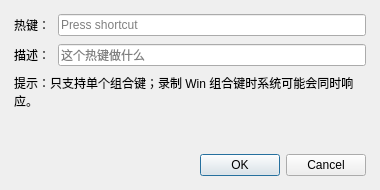
<?xml version="1.0" encoding="UTF-8"?>
<ui version="4.0">
 <class>HotKeyDialog</class>
 <widget class="QDialog" name="HotKeyDialog">
  <property name="geometry">
   <rect>
    <x>0</x>
    <y>0</y>
    <width>380</width>
    <height>190</height>
   </rect>
  </property>
  <property name="minimumSize">
   <size>
    <width>360</width>
    <height>180</height>
   </size>
  </property>
  <property name="windowTitle">
   <string>热键</string>
  </property>
  <layout class="QVBoxLayout" name="dialogLayout">
   <property name="spacing">
    <number>8</number>
   </property>
   <property name="leftMargin">
    <number>14</number>
   </property>
   <property name="topMargin">
    <number>14</number>
   </property>
   <property name="rightMargin">
    <number>14</number>
   </property>
   <property name="bottomMargin">
    <number>14</number>
   </property>
   <item>
    <layout class="QFormLayout" name="formLayout">
     <item row="0" column="0">
      <widget class="QLabel" name="lblKey">
       <property name="text">
        <string>热键：</string>
       </property>
      </widget>
     </item>
     <item row="0" column="1">
      <widget class="QKeySequenceEdit" name="keySequenceEdit">
       <property name="toolTip">
        <string>点击后按下组合键，例如 Ctrl+Shift+A</string>
       </property>
      </widget>
     </item>
     <item row="1" column="0">
      <widget class="QLabel" name="lblDescription">
       <property name="text">
        <string>描述：</string>
       </property>
      </widget>
     </item>
     <item row="1" column="1">
      <widget class="QLineEdit" name="descriptionEdit">
       <property name="placeholderText">
        <string>这个热键做什么</string>
       </property>
      </widget>
     </item>
    </layout>
   </item>
   <item>
    <widget class="QLabel" name="hintLabel">
     <property name="text">
      <string>提示：只支持单个组合键；录制 Win 组合键时系统可能会同时响应。</string>
     </property>
     <property name="wordWrap">
      <bool>true</bool>
     </property>
    </widget>
   </item>
   <item>
    <spacer name="dialogSpacer">
     <property name="orientation">
      <enum>Qt::Vertical</enum>
     </property>
     <property name="sizeHint" stdset="0">
      <size>
       <width>20</width>
       <height>10</height>
      </size>
     </property>
    </spacer>
   </item>
   <item>
    <widget class="QDialogButtonBox" name="buttonBox">
     <property name="orientation">
      <enum>Qt::Horizontal</enum>
     </property>
     <property name="standardButtons">
      <set>QDialogButtonBox::Cancel|QDialogButtonBox::Ok</set>
     </property>
    </widget>
   </item>
  </layout>
 </widget>
 <resources/>
 <connections/>
</ui>
